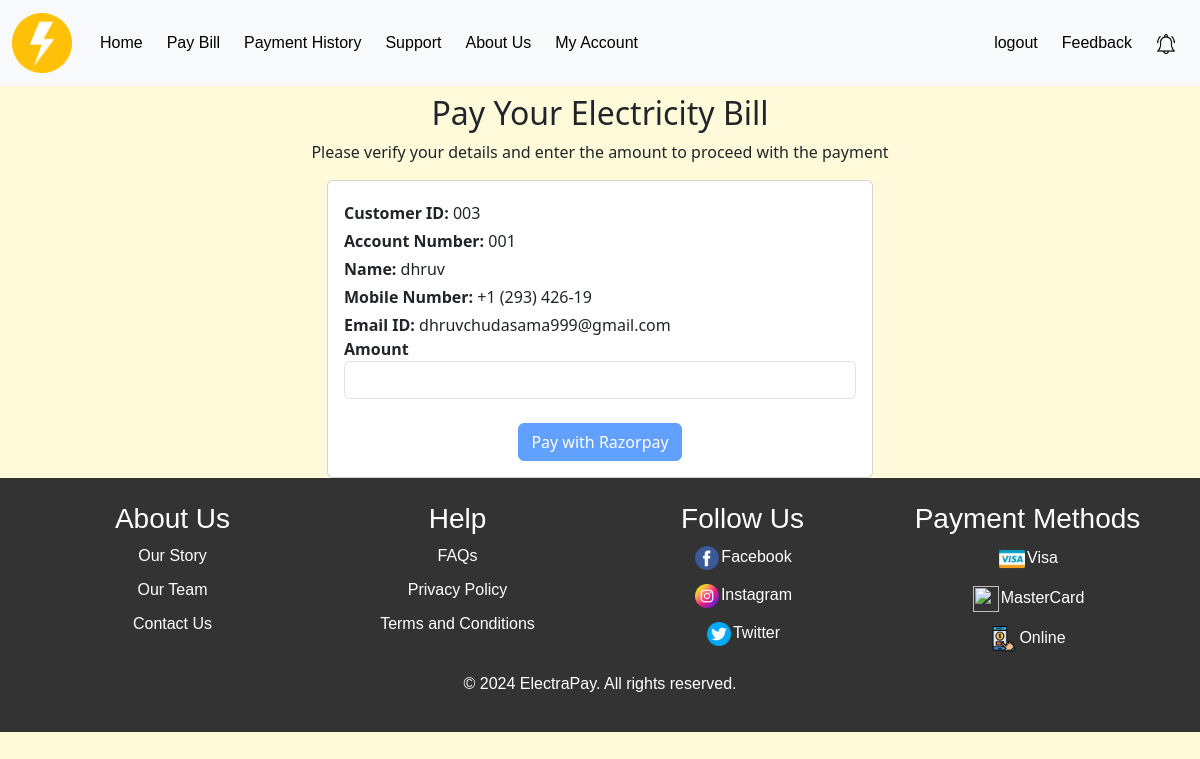
The app's page /payment/ (signed in) with its own data.
### app_electricity/models.py (models this page shows, shortened)
class Billing_detail(models.Model):
    user = models.ForeignKey(user,on_delete=models.CASCADE,blank=True,null=True)
    account_number = models.CharField(max_length=50,blank=True,null=True)
    customer_id = models.CharField(max_length=50,blank=True,null=True)
    billing_address = models.TextField()

class user(models.Model):
    name = models.CharField(max_length=150,null=True,blank=True)
    mobile_number = models.CharField(max_length=15,unique=True)
    email = models.EmailField(unique=True,null=True,blank=True)
    otp = models.IntegerField(default=0,null=True,blank=True)
    street_address = models.TextField()
    pincode = models.IntegerField()
    city = models.CharField(max_length=50,null=True,blank=True)
    state = models.CharField(max_length=50,null=True,blank=True)
    country = models.CharField(max_length=50,null=True,blank=True)
    password = models.CharField(max_length=128,null=True,blank=True)
    profile_photo = models.ImageField(upload_to="media/images/",null=True,blank=True)

### app_electricity/views.py (the view, shortened to what this page needs)
# urls.py: path('payment/', views.payment, name="payment"),
def payment(request):
    uid = user.objects.get(email=request.session['email'])
    billing_detail = Billing_detail.objects.get(user=uid)
    if request.POST:
        bill_amount = request.POST['amount']
    else:
        bill_amount = 0
    amount = max(int(bill_amount), 1) * 100
    client = razorpay.Client(auth=('rzp_test_bilBagOBVTi4lE', '77yKq3N9Wul97JVQcjtIVB5z'))
    response = client.order.create({'amount': amount, 'currency': 'INR', 'payment_capture': 1})
    contex = {
        "uid": uid,
        "billing_detail": billing_detail,
        "response":response
    }
    return render(request, "payment.html", contex)

### app_electricity/templates/payment.html (shortened to what this page needs)
{% extends 'index.html' %} {% load static %} {% block content %}
<div class="container">
  <div class="header text-center my-2">
    <h2>Pay Your Electricity Bill</h2>
    <p>
      Please verify your details and enter the amount to proceed with the
      payment
    </p>
  </div>
  <div class="row justify-content-center">
    <div class="col-md-6">
      <div class="card">
        <div class="card-body">
          <form id="razorpay-form" action="{% url 'payment' %}" method="POST">
            <div class="info-group mt-1">
              <strong>Customer ID:</strong> {{ billing_detail.customer_id }}
            </div>
            <div class="info-group mt-1">
              <strong>Account Number:</strong> {{ billing_detail.account_number }}
            </div>
            <div class="info-group mt-1">
              <strong>Name:</strong> {{ uid.name }}
            </div>
            <div class="info-group mt-1">
              <strong>Mobile Number:</strong> {{ uid.mobile_number }}
            </div>
            <div class="info-group mt-1">
              <strong>Email ID:</strong> {{ uid.email }}
            </div>
            <div class="form-group">
              <label for="amount"><strong>Amount</strong></label>
              <input
                type="number"
                class="form-control"
                id="amount"
                name="amount"
                min="1"
                required
              />
            </div>
            <div class="form-group mt-4 text-center">
              <button
                type="button"
                id="razorpay-button"
                class="btn btn-primary"
                disabled
              >
                Pay with Razorpay
              </button>
            </div>
          </form>
        </div>
      </div>
    </div>
  </div>
</div>
{% endblock %}

### app_electricity/static/assets/css/style.css (style rules this page uses)
.body { background-color: #fffbda; }

### records on screen
Billing_detail: customer_id "003", account_number "001"
user: name "dhruv", mobile_number "+1 (293) 426-19", email "dhruvchudasama999@gmail.com"
